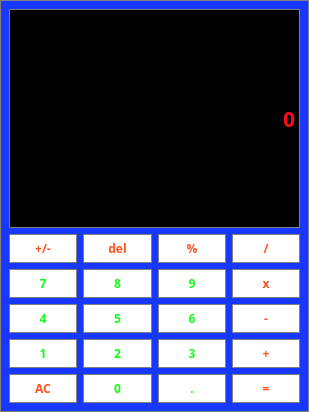
<?xml version="1.0" encoding="UTF-8"?>
<ui version="4.0">
 <class>Calculator</class>
 <widget class="QMainWindow" name="Calculator">
  <property name="geometry">
   <rect>
    <x>0</x>
    <y>0</y>
    <width>309</width>
    <height>412</height>
   </rect>
  </property>
  <property name="sizePolicy">
   <sizepolicy hsizetype="Preferred" vsizetype="Expanding">
    <horstretch>0</horstretch>
    <verstretch>0</verstretch>
   </sizepolicy>
  </property>
  <property name="windowTitle">
   <string>Calculator</string>
  </property>
  <property name="styleSheet">
   <string notr="true">QObject
{
background-color: #1837ff;
border: 1px solid gray;
color: #2a4aff;
}</string>
  </property>
  <widget class="QWidget" name="centralwidget">
   <layout class="QGridLayout" name="gridLayout">
    <item row="3" column="3">
     <widget class="QPushButton" name="Button_minus">
      <property name="sizePolicy">
       <sizepolicy hsizetype="Preferred" vsizetype="Preferred">
        <horstretch>0</horstretch>
        <verstretch>0</verstretch>
       </sizepolicy>
      </property>
      <property name="font">
       <font>
        <family>News701 BT</family>
        <pointsize>9</pointsize>
        <weight>75</weight>
        <bold>true</bold>
       </font>
      </property>
      <property name="styleSheet">
       <string notr="true">QPushButton
{
background-color: #ffffff;
border: 1px solid gray;
padding: 5px;
color: #ff511c;
}

QPushButton:pressed
{
background-color: #A9A9A9;
border: 1px solid gray;
padding: 5px;
}</string>
      </property>
      <property name="text">
       <string>-</string>
      </property>
     </widget>
    </item>
    <item row="1" column="3">
     <widget class="QPushButton" name="Button_divide">
      <property name="sizePolicy">
       <sizepolicy hsizetype="Preferred" vsizetype="Preferred">
        <horstretch>0</horstretch>
        <verstretch>0</verstretch>
       </sizepolicy>
      </property>
      <property name="font">
       <font>
        <family>News701 BT</family>
        <pointsize>9</pointsize>
        <weight>75</weight>
        <bold>true</bold>
       </font>
      </property>
      <property name="styleSheet">
       <string notr="true">QPushButton
{
background-color: #ffffff;
border: 1px solid gray;
padding: 5px;
color: #ff511c;
}

QPushButton:pressed
{
background-color: #A9A9A9;
border: 1px solid gray;
padding: 5px;
}</string>
      </property>
      <property name="text">
       <string>/</string>
      </property>
     </widget>
    </item>
    <item row="5" column="3">
     <widget class="QPushButton" name="Button_plus">
      <property name="sizePolicy">
       <sizepolicy hsizetype="Preferred" vsizetype="Preferred">
        <horstretch>0</horstretch>
        <verstretch>0</verstretch>
       </sizepolicy>
      </property>
      <property name="font">
       <font>
        <family>News701 BT</family>
        <pointsize>9</pointsize>
        <weight>75</weight>
        <bold>true</bold>
       </font>
      </property>
      <property name="styleSheet">
       <string notr="true">QPushButton
{
background-color: #ffffff;
border: 1px solid gray;
padding: 5px;
color: #ff511c;
}

QPushButton:pressed
{
background-color: #A9A9A9;
border: 1px solid gray;
padding: 5px;
}</string>
      </property>
      <property name="text">
       <string>+</string>
      </property>
     </widget>
    </item>
    <item row="5" column="0">
     <widget class="QPushButton" name="Button_1">
      <property name="sizePolicy">
       <sizepolicy hsizetype="Preferred" vsizetype="Preferred">
        <horstretch>0</horstretch>
        <verstretch>0</verstretch>
       </sizepolicy>
      </property>
      <property name="font">
       <font>
        <family>News701 BT</family>
        <pointsize>9</pointsize>
        <weight>75</weight>
        <bold>true</bold>
       </font>
      </property>
      <property name="styleSheet">
       <string notr="true">QPushButton
{
background-color: #ffffff;
border: 1px solid gray;
padding: 5px;
color: #11ff11;
}

QPushButton:pressed
{
background-color: #A9A9A9;
border: 1px solid gray;
padding: 5px;
}</string>
      </property>
      <property name="text">
       <string>1</string>
      </property>
     </widget>
    </item>
    <item row="5" column="1">
     <widget class="QPushButton" name="Button_2">
      <property name="sizePolicy">
       <sizepolicy hsizetype="Preferred" vsizetype="Preferred">
        <horstretch>0</horstretch>
        <verstretch>0</verstretch>
       </sizepolicy>
      </property>
      <property name="font">
       <font>
        <family>News701 BT</family>
        <pointsize>9</pointsize>
        <weight>75</weight>
        <bold>true</bold>
       </font>
      </property>
      <property name="styleSheet">
       <string notr="true">QPushButton
{
background-color: #ffffff;
border: 1px solid gray;
padding: 5px;
color: #11ff11;
}

QPushButton:pressed
{
background-color: #A9A9A9;
border: 1px solid gray;
padding: 5px;
}</string>
      </property>
      <property name="text">
       <string>2</string>
      </property>
     </widget>
    </item>
    <item row="5" column="2">
     <widget class="QPushButton" name="Button_3">
      <property name="sizePolicy">
       <sizepolicy hsizetype="Preferred" vsizetype="Preferred">
        <horstretch>0</horstretch>
        <verstretch>0</verstretch>
       </sizepolicy>
      </property>
      <property name="font">
       <font>
        <family>News701 BT</family>
        <pointsize>9</pointsize>
        <weight>75</weight>
        <bold>true</bold>
       </font>
      </property>
      <property name="styleSheet">
       <string notr="true">QPushButton
{
background-color: #ffffff;
border: 1px solid gray;
padding: 5px;
color: #11ff11;
}

QPushButton:pressed
{
background-color: #A9A9A9;
border: 1px solid gray;
padding: 5px;
}</string>
      </property>
      <property name="text">
       <string>3</string>
      </property>
     </widget>
    </item>
    <item row="6" column="1">
     <widget class="QPushButton" name="Button_0">
      <property name="sizePolicy">
       <sizepolicy hsizetype="Preferred" vsizetype="Preferred">
        <horstretch>0</horstretch>
        <verstretch>0</verstretch>
       </sizepolicy>
      </property>
      <property name="font">
       <font>
        <family>News701 BT</family>
        <pointsize>9</pointsize>
        <weight>75</weight>
        <bold>true</bold>
       </font>
      </property>
      <property name="styleSheet">
       <string notr="true">QPushButton
{
background-color: #ffffff;
border: 1px solid gray;
padding: 5px;
color: #11ff11;
}

QPushButton:pressed
{
background-color: #A9A9A9;
border: 1px solid gray;
padding: 5px;
}</string>
      </property>
      <property name="text">
       <string>0</string>
      </property>
     </widget>
    </item>
    <item row="6" column="2">
     <widget class="QPushButton" name="Button_dot">
      <property name="sizePolicy">
       <sizepolicy hsizetype="Preferred" vsizetype="Preferred">
        <horstretch>0</horstretch>
        <verstretch>0</verstretch>
       </sizepolicy>
      </property>
      <property name="font">
       <font>
        <family>News701 BT</family>
        <pointsize>9</pointsize>
        <weight>75</weight>
        <bold>true</bold>
       </font>
      </property>
      <property name="styleSheet">
       <string notr="true">QPushButton
{
background-color: #ffffff;
border: 1px solid gray;
padding: 5px;
color: #11ff11;
}

QPushButton:pressed
{
background-color: #A9A9A9;
border: 1px solid gray;
padding: 5px;
}</string>
      </property>
      <property name="text">
       <string>.</string>
      </property>
     </widget>
    </item>
    <item row="3" column="1">
     <widget class="QPushButton" name="Button_5">
      <property name="sizePolicy">
       <sizepolicy hsizetype="Preferred" vsizetype="Preferred">
        <horstretch>0</horstretch>
        <verstretch>0</verstretch>
       </sizepolicy>
      </property>
      <property name="font">
       <font>
        <family>News701 BT</family>
        <pointsize>9</pointsize>
        <weight>75</weight>
        <bold>true</bold>
       </font>
      </property>
      <property name="styleSheet">
       <string notr="true">QPushButton
{
background-color: #ffffff;
border: 1px solid gray;
padding: 5px;
color: #11ff11;
}

QPushButton:pressed
{
background-color: #A9A9A9;
border: 1px solid gray;
padding: 5px;
}</string>
      </property>
      <property name="text">
       <string>5</string>
      </property>
     </widget>
    </item>
    <item row="6" column="0">
     <widget class="QPushButton" name="Button_AC">
      <property name="sizePolicy">
       <sizepolicy hsizetype="Preferred" vsizetype="Preferred">
        <horstretch>0</horstretch>
        <verstretch>0</verstretch>
       </sizepolicy>
      </property>
      <property name="font">
       <font>
        <family>News701 BT</family>
        <pointsize>9</pointsize>
        <weight>75</weight>
        <bold>true</bold>
       </font>
      </property>
      <property name="styleSheet">
       <string notr="true">QPushButton
{
background-color: #ffffff;
border: 1px solid gray;
padding: 5px;
color: #ff511c;
}

QPushButton:pressed
{
background-color: #A9A9A9;
border: 1px solid gray;
padding: 5px;
}</string>
      </property>
      <property name="text">
       <string>AC</string>
      </property>
     </widget>
    </item>
    <item row="3" column="0">
     <widget class="QPushButton" name="Button_4">
      <property name="sizePolicy">
       <sizepolicy hsizetype="Preferred" vsizetype="Preferred">
        <horstretch>0</horstretch>
        <verstretch>0</verstretch>
       </sizepolicy>
      </property>
      <property name="font">
       <font>
        <family>News701 BT</family>
        <pointsize>9</pointsize>
        <weight>75</weight>
        <bold>true</bold>
       </font>
      </property>
      <property name="styleSheet">
       <string notr="true">QPushButton
{
background-color: #ffffff;
border: 1px solid gray;
padding: 5px;
color: #11ff11;
}

QPushButton:pressed
{
background-color: #A9A9A9;
border: 1px solid gray;
padding: 5px;
}</string>
      </property>
      <property name="text">
       <string>4</string>
      </property>
     </widget>
    </item>
    <item row="0" column="0" colspan="4">
     <widget class="QLineEdit" name="Display">
      <property name="sizePolicy">
       <sizepolicy hsizetype="Preferred" vsizetype="Expanding">
        <horstretch>0</horstretch>
        <verstretch>0</verstretch>
       </sizepolicy>
      </property>
      <property name="font">
       <font>
        <family>News701 BT</family>
        <pointsize>16</pointsize>
        <weight>75</weight>
        <bold>true</bold>
       </font>
      </property>
      <property name="styleSheet">
       <string notr="true">QLineEdit
{
background-color: #000000;
border: 1px solid gray;
color: #ff061f;
}</string>
      </property>
      <property name="text">
       <string>0</string>
      </property>
      <property name="alignment">
       <set>Qt::AlignRight|Qt::AlignTrailing|Qt::AlignVCenter</set>
      </property>
     </widget>
    </item>
    <item row="2" column="0">
     <widget class="QPushButton" name="Button_7">
      <property name="sizePolicy">
       <sizepolicy hsizetype="Preferred" vsizetype="Preferred">
        <horstretch>0</horstretch>
        <verstretch>0</verstretch>
       </sizepolicy>
      </property>
      <property name="font">
       <font>
        <family>News701 BT</family>
        <pointsize>9</pointsize>
        <weight>75</weight>
        <bold>true</bold>
       </font>
      </property>
      <property name="styleSheet">
       <string notr="true">QPushButton
{
background-color: #ffffff;
border: 1px solid gray;
padding: 5px;
color: #11ff11;
}

QPushButton:pressed
{
background-color: #A9A9A9;
border: 1px solid gray;
padding: 5px;
}</string>
      </property>
      <property name="text">
       <string>7</string>
      </property>
     </widget>
    </item>
    <item row="1" column="0">
     <widget class="QPushButton" name="Button_sign">
      <property name="sizePolicy">
       <sizepolicy hsizetype="Preferred" vsizetype="Preferred">
        <horstretch>0</horstretch>
        <verstretch>0</verstretch>
       </sizepolicy>
      </property>
      <property name="font">
       <font>
        <family>News701 BT</family>
        <pointsize>9</pointsize>
        <weight>75</weight>
        <bold>true</bold>
       </font>
      </property>
      <property name="styleSheet">
       <string notr="true">QPushButton
{
background-color: #ffffff;
border: 1px solid gray;
padding: 5px;
color: #ff511c;
}

QPushButton:pressed
{
background-color: #A9A9A9;
border: 1px solid gray;
padding: 5px;
}</string>
      </property>
      <property name="text">
       <string>+/-</string>
      </property>
     </widget>
    </item>
    <item row="2" column="3">
     <widget class="QPushButton" name="Button_multiple">
      <property name="sizePolicy">
       <sizepolicy hsizetype="Preferred" vsizetype="Preferred">
        <horstretch>0</horstretch>
        <verstretch>0</verstretch>
       </sizepolicy>
      </property>
      <property name="font">
       <font>
        <family>News701 BT</family>
        <pointsize>9</pointsize>
        <weight>75</weight>
        <bold>true</bold>
       </font>
      </property>
      <property name="styleSheet">
       <string notr="true">QPushButton
{
background-color: #ffffff;
border: 1px solid gray;
padding: 5px;
color: #ff511c;
}

QPushButton:pressed
{
background-color: #A9A9A9;
border: 1px solid gray;
padding: 5px;
}</string>
      </property>
      <property name="text">
       <string>x</string>
      </property>
     </widget>
    </item>
    <item row="2" column="1">
     <widget class="QPushButton" name="Button_8">
      <property name="sizePolicy">
       <sizepolicy hsizetype="Preferred" vsizetype="Preferred">
        <horstretch>0</horstretch>
        <verstretch>0</verstretch>
       </sizepolicy>
      </property>
      <property name="font">
       <font>
        <family>News701 BT</family>
        <pointsize>9</pointsize>
        <weight>75</weight>
        <bold>true</bold>
       </font>
      </property>
      <property name="styleSheet">
       <string notr="true">QPushButton
{
background-color: #ffffff;
border: 1px solid gray;
padding: 5px;
color: #11ff11;
}

QPushButton:pressed
{
background-color: #A9A9A9;
border: 1px solid gray;
padding: 5px;
}</string>
      </property>
      <property name="text">
       <string>8</string>
      </property>
     </widget>
    </item>
    <item row="6" column="3">
     <widget class="QPushButton" name="Button_equal">
      <property name="sizePolicy">
       <sizepolicy hsizetype="Preferred" vsizetype="Preferred">
        <horstretch>0</horstretch>
        <verstretch>0</verstretch>
       </sizepolicy>
      </property>
      <property name="font">
       <font>
        <family>News701 BT</family>
        <pointsize>9</pointsize>
        <weight>75</weight>
        <bold>true</bold>
       </font>
      </property>
      <property name="styleSheet">
       <string notr="true">QPushButton
{
background-color: #ffffff;
border: 1px solid gray;
padding: 5px;
color: #ff511c;
}

QPushButton:pressed
{
background-color: #A9A9A9;
border: 1px solid gray;
padding: 5px;
}</string>
      </property>
      <property name="text">
       <string>=</string>
      </property>
     </widget>
    </item>
    <item row="1" column="1">
     <widget class="QPushButton" name="Button_del">
      <property name="sizePolicy">
       <sizepolicy hsizetype="Preferred" vsizetype="Preferred">
        <horstretch>0</horstretch>
        <verstretch>0</verstretch>
       </sizepolicy>
      </property>
      <property name="font">
       <font>
        <family>News701 BT</family>
        <pointsize>9</pointsize>
        <weight>75</weight>
        <bold>true</bold>
       </font>
      </property>
      <property name="styleSheet">
       <string notr="true">QPushButton
{
background-color: #ffffff;
border: 1px solid gray;
padding: 5px;
color: #ff511c;
}

QPushButton:pressed
{
background-color: #A9A9A9;
border: 1px solid gray;
padding: 5px;
}</string>
      </property>
      <property name="text">
       <string>del</string>
      </property>
     </widget>
    </item>
    <item row="1" column="2">
     <widget class="QPushButton" name="Button_perc">
      <property name="sizePolicy">
       <sizepolicy hsizetype="Preferred" vsizetype="Preferred">
        <horstretch>0</horstretch>
        <verstretch>0</verstretch>
       </sizepolicy>
      </property>
      <property name="font">
       <font>
        <family>News701 BT</family>
        <pointsize>9</pointsize>
        <weight>75</weight>
        <bold>true</bold>
       </font>
      </property>
      <property name="styleSheet">
       <string notr="true">QPushButton
{
background-color: #ffffff;
border: 1px solid gray;
padding: 5px;
color: #ff511c;
}

QPushButton:pressed
{
background-color: #A9A9A9;
border: 1px solid gray;
padding: 5px;
}</string>
      </property>
      <property name="text">
       <string>%</string>
      </property>
     </widget>
    </item>
    <item row="2" column="2">
     <widget class="QPushButton" name="Button_9">
      <property name="sizePolicy">
       <sizepolicy hsizetype="Preferred" vsizetype="Preferred">
        <horstretch>0</horstretch>
        <verstretch>0</verstretch>
       </sizepolicy>
      </property>
      <property name="font">
       <font>
        <family>News701 BT</family>
        <pointsize>9</pointsize>
        <weight>75</weight>
        <bold>true</bold>
       </font>
      </property>
      <property name="styleSheet">
       <string notr="true">QPushButton
{
background-color: #ffffff;
border: 1px solid gray;
padding: 5px;
color: #11ff11;
}

QPushButton:pressed
{
background-color: #A9A9A9;
border: 1px solid gray;
padding: 5px;
}</string>
      </property>
      <property name="text">
       <string>9</string>
      </property>
     </widget>
    </item>
    <item row="3" column="2">
     <widget class="QPushButton" name="Button_6">
      <property name="sizePolicy">
       <sizepolicy hsizetype="Preferred" vsizetype="Preferred">
        <horstretch>0</horstretch>
        <verstretch>0</verstretch>
       </sizepolicy>
      </property>
      <property name="font">
       <font>
        <family>News701 BT</family>
        <pointsize>9</pointsize>
        <weight>75</weight>
        <bold>true</bold>
       </font>
      </property>
      <property name="styleSheet">
       <string notr="true">QPushButton
{
background-color: #ffffff;
border: 1px solid gray;
padding: 5px;
color: #11ff11;
}

QPushButton:pressed
{
background-color: #A9A9A9;
border: 1px solid gray;
padding: 5px;
}</string>
      </property>
      <property name="text">
       <string>6</string>
      </property>
     </widget>
    </item>
   </layout>
  </widget>
 </widget>
 <resources/>
 <connections/>
</ui>
